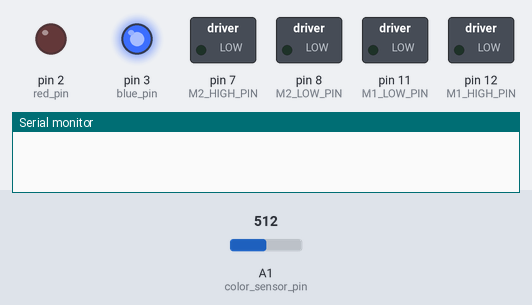
Bench run of a sketch on a simulated Arduino Uno, built with avr-gcc and run on an emulated ATmega328P. Parts: switched loads named in the sketch (green lamp = pin HIGH), output pins drawn as LEDs (lit = HIGH), the last lines printed to the serial monitor. Dashed ring = blinking. Inputs (shaded band) come from the test bench; at power-on: A1 (color_sensor_pin) = 512.

Above: at 0.11 s.
At 1.86 s:
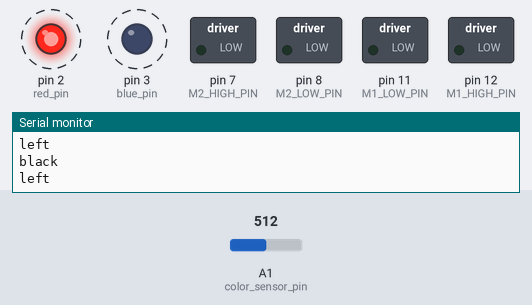
1.9 s: A1 (color_sensor_pin) set to 716
4.9 s: A1 (color_sensor_pin) set to 511
Timing chart, 0 to 13.9 s (numbered marks = the images above; inputs shaded):
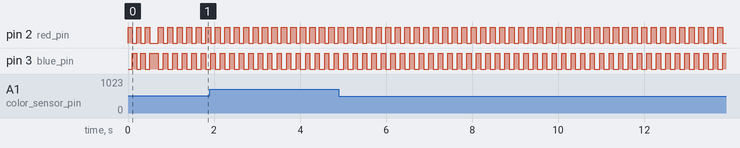

Measured:
- by itself, pin 2 (red_pin): alternates HIGH for 0.12 s and LOW for 0.10 s
- by itself, pin 3 (blue_pin): alternates HIGH for 0.10 s and LOW for 0.12 s

The sketch:

Line_follow.ino
```cpp
#define red_pin 2
#define blue_pin 3
#define color_sensor_pin A1

//Motor Constants
#define M1_HIGH_PIN 12
#define M1_LOW_PIN 11
#define M2_HIGH_PIN 7
#define M2_LOW_PIN 8

#define pwm_rate 255 // 0 to 255
int red_baseline = 0;
int blue_baseline = 0;

int blue_prev = 0;
int red_prev = 0;


#define read_delay 1000
#define spd 255
#define time 20

// the setup routine runs once when you press reset:
void setup() {
  // initialize serial communication at 9600 bits per second:
  Serial.begin(9600);

  pinMode(red_pin, OUTPUT);
  pinMode(blue_pin, OUTPUT);
  pinMode(M1_HIGH_PIN, OUTPUT);
  pinMode(M1_LOW_PIN, OUTPUT);
  pinMode(M2_HIGH_PIN, OUTPUT);
  pinMode(M2_LOW_PIN, OUTPUT);

  for (int i = 0; i < 3; i++) {
    red_baseline += getRedLedValue();
    blue_baseline += getBlueLedValue();
  }
  red_baseline /= 3;
  blue_baseline /= 3;
  Serial.print("red base: ");Serial.println(red_baseline);
  Serial.print("blue base: ");Serial.println(blue_baseline);
}

// the loop routine runs over and over again forever:
void loop() {
  int a = detectColor(getRedLedValue(), getBlueLedValue(), 100);
  if(a == 0){
    Serial.println("left");
    yaw_left(100);
    delay(time);
  }
  else{
    Serial.println("right");
    yaw_right(100);
    delay(time);
  }


}

int detectColor(int red, int blue, int threshold) {
  int temp;
  if ((red - blue) > threshold) {
    Serial.println("red");
    return 1;
  }
  else if ((blue - red) > threshold){
     Serial.println("blue");
     return 2;
  }
  Serial.println("black");
  return 0;
}

int getRedLedValue() {
  analogWrite(red_pin, pwm_rate);
  analogWrite(blue_pin, 0);
  delay(100);
  return analogRead(color_sensor_pin);
}

int getBlueLedValue() {
  analogWrite(red_pin, 0);
  analogWrite(blue_pin,255);
  delay(100);
  return analogRead(color_sensor_pin);
}


void forward(int speed) {
  forward(M1_HIGH_PIN, M1_LOW_PIN, M2_HIGH_PIN, M2_LOW_PIN, speed);
}

void forward(int m1_high, int m1_low, int m2_high, int m2_low, int speed) {
  setHighPin(m1_high, m1_low, speed);
  setLowPin(m2_high, m2_low, speed);
}

void reverse(int speed) {
  reverse(M1_HIGH_PIN, M1_LOW_PIN, M2_HIGH_PIN, M2_LOW_PIN, speed);
}

void reverse(int m1_high, int m1_low, int m2_high, int m2_low, int speed) {
  setLowPin(m1_high, m1_low, speed);
  setHighPin(m2_high, m2_low, speed);
}

void left(int speed) {
  left(M1_HIGH_PIN, M1_LOW_PIN, M2_HIGH_PIN, M2_LOW_PIN, speed);
}

void left(int m1_high, int m1_low, int m2_high, int m2_low, int speed) {
  setLowPin(m1_high, m1_low, speed);
  setLowPin(m2_high, m2_low, speed);
}
void right(int speed) {
  right(M1_HIGH_PIN, M1_LOW_PIN, M2_HIGH_PIN, M2_LOW_PIN, speed);
}

void right(int m1_high, int m1_low, int m2_high, int m2_low, int speed) {
  setHighPin(m1_high, m1_low, speed);
  setHighPin(m2_high, m2_low, speed);
}

void yaw_left(int speed){
    setHighPin(M1_HIGH_PIN, M1_LOW_PIN, speed);
    setHighPin(M2_LOW_PIN, M2_HIGH_PIN, 0);

}

void yaw_right(int speed){
    setHighPin(M1_LOW_PIN, M1_HIGH_PIN, 0);
    setHighPin(M2_LOW_PIN, M2_HIGH_PIN, speed);

}

void turn(char dir, int angle){
  if(dir == 'l'){
    left(255);
    delay(1200*(angle/90));
    stop();
    delay(200);
  }
    else if(dir == 'r'){
    right(255);
    delay(1200*(angle/90));
    stop();
    delay(200);
  }

}


void stop() {
  stop(M1_HIGH_PIN, M1_LOW_PIN, M2_HIGH_PIN, M2_LOW_PIN);
}

void stop(int m1_high, int m1_low, int m2_high, int m2_low) {
  digitalWrite(m1_high, LOW);
  digitalWrite(m2_high, LOW);
  digitalWrite(m1_low, LOW);
  digitalWrite(m2_low, LOW);
}


void setHighPin(int high_pin, int low_pin, int speed) {
  if (speed > 255) return;

  digitalWrite(low_pin, LOW);
  analogWrite(high_pin, speed);
}

void setLowPin(int high_pin, int low_pin, int speed) {
  if (speed > 255) return;

  digitalWrite(high_pin, LOW);
  analogWrite(low_pin, speed);
}
```
